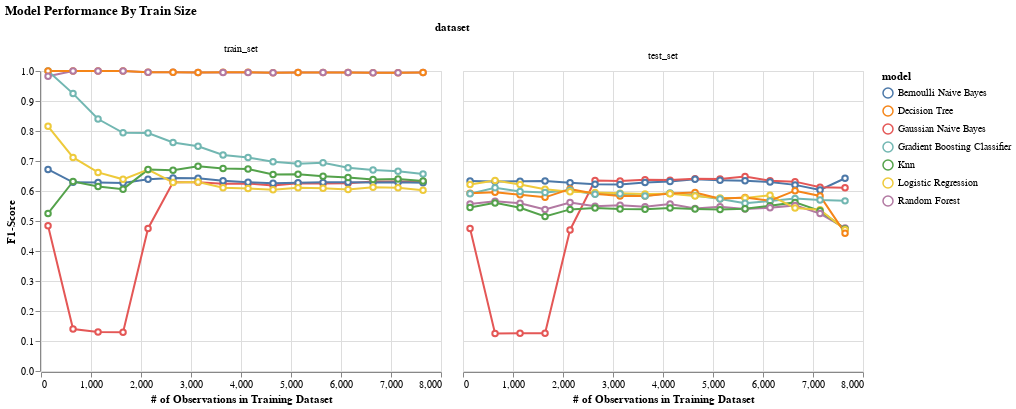

This figure's notebook cell:
### Code cell
chart = create_alt_plot(
    dataset = performance_all[performance_all['grouping'] == "macro_avg"],
    x_col = 'train_n',
    x_name = '# of Observations in Training Dataset',
    y_col = 'f1-score',
    y_name = 'F1-Score',
    title = 'Model Performance By Train Size'
)

chart

### Figure 1 — Vega-Lite specification as saved in the notebook (floating-point values rounded to 4 significant figures; data arrays with more than 128 entries replaced by an {"elided": "..."} marker saying what was removed)
{"config": {"view": {"continuousWidth": 400, "continuousHeight": 300}}, "data": {"name": "data-4ecef9632473fbebe3dd827168eb76d9"}, "facet": {"field": "dataset", "sort": ["train_set", "test_set"], "type": "nominal"}, "spec": {"mark": {"type": "line", "point": {"filled": false, "fill": "white"}}, "encoding": {"color": {"field": "model", "type": "nominal"}, "x": {"field": "train_n", "title": "# of Observations in Training Dataset", "type": "quantitative"}, "y": {"field": "f1-score", "title": "F1-Score", "type": "quantitative"}}}, "title": "Model Performance By Train Size", "$schema": "https://vega.github.io/schema/vega-lite/v4.17.0.json", "datasets": {"data-4ecef9632473fbebe3dd827168eb76d9": {"elided": "224 records"}}}
